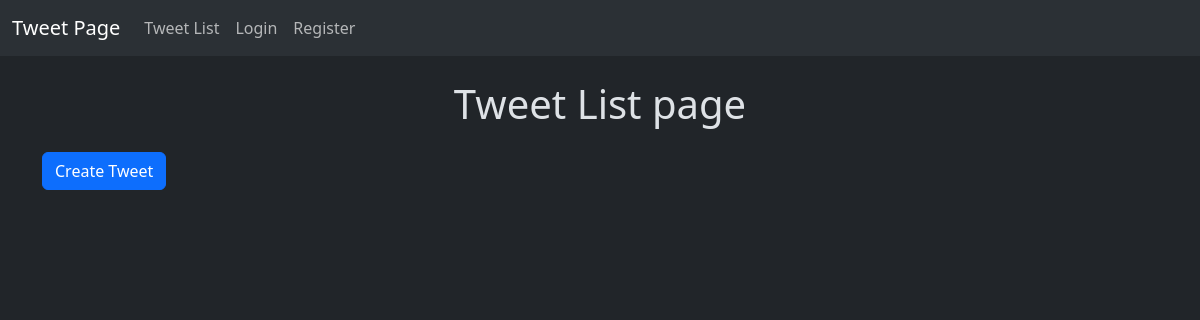
Before: /core/ with the older database file.
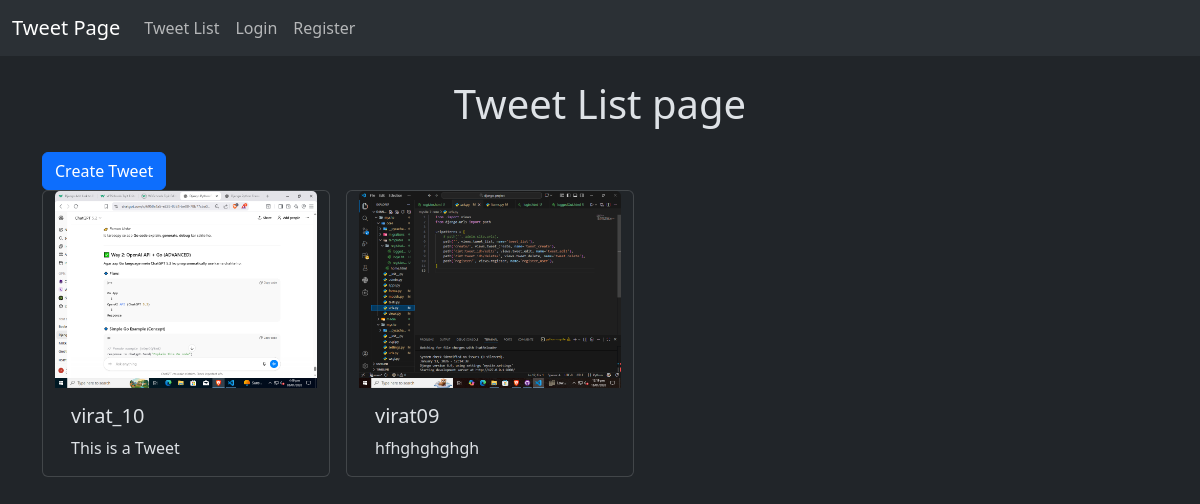
After: the same page with the newer database file.
### core/models.py (models this page shows, shortened)
class Tweet(models.Model):
    user = models.ForeignKey(User, on_delete=models.CASCADE)
    text = models.TextField(max_length=200)
    photo = models.ImageField(upload_to='tweets/photo/', blank=True, null=True)
    created_at = models.DateTimeField(default=timezone.now)
    updated_at = models.DateTimeField(auto_now=True)

### core/views.py (the view)
# urls.py: path("", views.tweet_list, name="tweet_list"),
def tweet_list(request):
    tweets = Tweet.objects.all().order_by('-created_at')
    return render(request, 'tweet_list.html', {'tweets': tweets})

### templates/tweet_list.html (shortened to what this page needs)
{% extends "layout.html" %}
{% block content %}
    <h1 class="text-center  mt-4 mb-4 "> Tweet List page </h1>
    <a class="btn btn-primary" href="{% url 'tweet_create' %}"> Create Tweet</a>
 <div class="container row gap-3">
    {% for tweet in tweets %}
     <div class="card" style="width: 18rem;">
  {% if tweet.photo %}
  <img src="{{tweet.photo.url}}" class="card-img-top" alt="Tweet photo">
  {% endif %}
  <div class="card-body">
    <h5 class="card-title">{{tweet.user.username}}</h5>
    <p class="card-text">{{tweet.text}}</p>
  </div>
</div>
    {% endfor %}
 </div>
{% endblock %}

### templates/layout.html (shortened to what this page needs)
{% load static %}
<!DOCTYPE html>
<html lang="en"  data-bs-theme="dark">
<head>
    <link href="https://cdn.jsdelivr.net/npm/bootstrap@5.3.8/dist/css/bootstrap.min.css" rel="stylesheet">
</head>
<body>
    <nav class="navbar navbar-expand-lg bg-body-tertiary">
  <div class="container-fluid">
    <a class="navbar-brand" href="#">Tweet Page</a>
    <div class="collapse navbar-collapse" id="navbarSupportedContent">
      <ul class="navbar-nav me-auto mb-2 mb-lg-0">
        <li class="nav-item">
          <a class="nav-link" href="{% url 'tweet_list' %}">Tweet List</a>
        </li>
        {% if user.is_authenticated %}
        <li class="nav-item">
          <a class="nav-link" href="{% url 'tweet_create' %}">Create Tweet</a>
        </li>
        {% else %}
        <li class="nav-item">
          <a class="nav-link" href="{% url 'login' %}">Login</a>
        </li>
        <li class="nav-item">
          <a class="nav-link" href="{% url 'register' %}">Register</a>
        </li>
        {% endif %}
      </ul>
    </div>
  </div>
</nav>
    <div class="container">
        {% block content %}
        {% endblock  %}
    </div>
</body>
</html>

Changed rows visible on the page:
added Tweet: photo (picture), user.username "virat_10", text "This is a Tweet"
added Tweet: photo (picture), user.username "virat09", text "hfhghghghgh"
